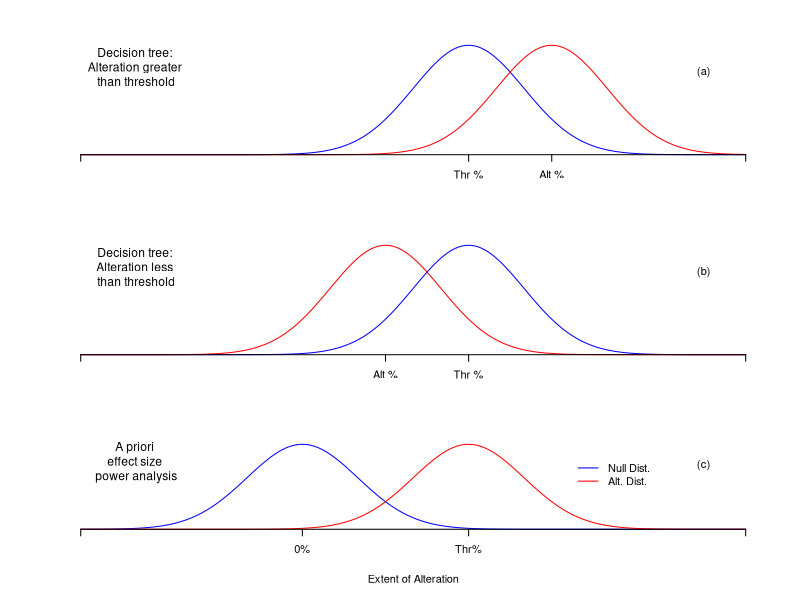

Generate this figure with R:
# Plot null and alternative hypothesis distributions

xx <- seq(-4,8,0.01)
d_0 <- dnorm(xx,0,1)
d_thresh <- dnorm(xx,3,1)
d_alt_high <- dnorm(xx,4.5,1)
d_alt_low <- dnorm(xx,1.5,1)

# Plot distributions
par(mfrow=c(3,1))
par(mar=c(3,4,3,2)+0.1)

plot(xx,d_thresh,typ="l",col="blue",
     xlab="",
     ylab="",
     xaxt='n',
     yaxt='n',
     bty='n')
lines(xx,d_alt_high,typ="l",col="red")
text(-3,0.32,"Decision tree: \nAlteration greater \nthan threshold",cex=1.1)
text(7,0.3,pos=4,"(a)")
#abline(v=4.5,col="gray80",lty=2)
axis(side=1, at=c(-4,3,4.5,8), labels=c("","Thr %","Alt %",""), pos=0, lty=1, col="black")

plot(xx,d_thresh,typ="l",col="blue",
     xlab="",
     ylab="",
     xaxt='n',
     yaxt='n',
     bty='n')
lines(xx,d_alt_low,typ="l",col="red")
text(-3,0.32,"Decision tree: \nAlteration less \nthan threshold",cex=1.1)
text(7,0.3,pos=4,"(b)")
#abline(v=1.5,col="gray80",lty=2)
axis(side=1, at=c(-4,1.5,3,8), labels=c("","Alt %","Thr %",""), pos=0, lty=1, col="black")

par(mar=c(5,4,3,2)+0.1)  # To enable x-axis label to appear
plot(xx,d_0,typ="l",col="blue",
     xlab="Extent of Alteration",
     ylab="",
     xaxt='n',
     yaxt='n',
     bty='n')
lines(xx,d_thresh,typ="l",col="red")
text(-3,0.32,"A priori \neffect size \npower analysis",cex=1.1)
text(7,0.3,pos=4,"(c)")
#abline(v=1.5,col="gray80",lty=2)
axis(side=1, at=c(-4,0,3,8), labels=c("","0%","Thr%",""), pos=0, lty=1, col="black")
legend(4.8,0.35,c("Null Dist.","Alt. Dist."),col=c("blue","red","gray80"),lty=c(1,1,2),bty="n")

par(mfrow=c(1,1))
par(mar=c(5,4,4,2)+0.1)

